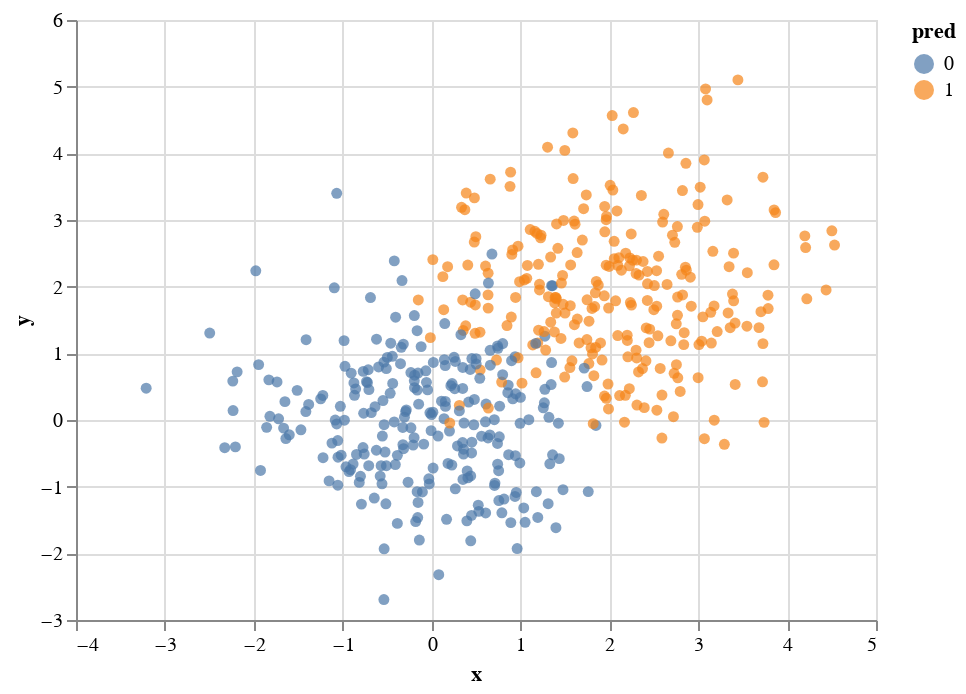

Notebook cell for this chart:
### Markdown cell above
Here is the corresponding predictions.  Based on this chart alone, I would be worried about overfitting, but we will see below that overfitting has been reduced significantly from the decision tree example.

### Code cell
make_chart(clf, X)

### Figure 1 — Vega-Lite specification as saved in the notebook (floating-point values rounded to 4 significant figures; data arrays with more than 128 entries replaced by an {"elided": "..."} marker saying what was removed)
{"config": {"view": {"continuousWidth": 400, "continuousHeight": 300}}, "data": {"name": "data-bac277474aa331c8cb01422ca4185a84"}, "mark": "circle", "encoding": {"color": {"field": "pred", "type": "nominal"}, "x": {"field": "x", "type": "quantitative"}, "y": {"field": "y", "type": "quantitative"}}, "$schema": "https://vega.github.io/schema/vega-lite/v4.17.0.json", "datasets": {"data-bac277474aa331c8cb01422ca4185a84": {"elided": "500 records"}}}
